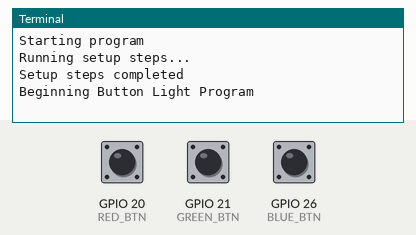
The program below on a simulated Raspberry Pi (BCM pin numbers). Shown: the last lines printed to the terminal. Inputs (shaded band) come from the test bench; at power-on: GPIO 20 (RED_BTN) HIGH, GPIO 21 (GREEN_BTN) HIGH, GPIO 26 (BLUE_BTN) HIGH.

Above: at 1.2 s.
1.3 s: GPIO 20 (RED_BTN) pulled LOW for 0.25 s
At 2.6 s:
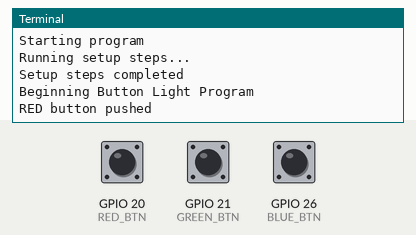
3.0 s: GPIO 21 (GREEN_BTN) pulled LOW for 0.25 s
At 4.1 s:
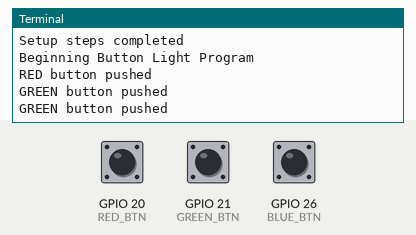
4.7 s: GPIO 26 (BLUE_BTN) pulled LOW for 0.25 s
At 5.3 s:
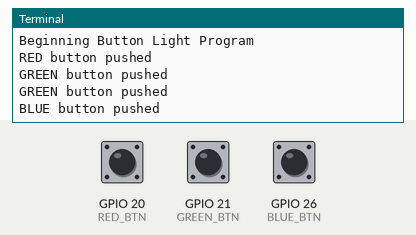

The program:

multibuttons.py
```python
import RPi.GPIO as GPIO
import time

RED_BTN = 20
BLUE_BTN = 26
GREEN_BTN = 21
RESET_BTN = 19

def setup():
	GPIO.setmode(GPIO.BCM)
	GPIO.setup(RED_BTN, GPIO.IN, pull_up_down=GPIO.PUD_UP)
	GPIO.setup(BLUE_BTN, GPIO.IN, pull_up_down=GPIO.PUD_UP)
	GPIO.setup(GREEN_BTN, GPIO.IN, pull_up_down=GPIO.PUD_UP)
	GPIO.setup(RESET_BTN, GPIO.IN, pull_up_down=GPIO.PUD_UP)

def buttonlights():
	while True:
	    input_RED = GPIO.input(RED_BTN)
	    input_BLUE = GPIO.input(BLUE_BTN)
	    input_GREEN = GPIO.input(GREEN_BTN)
	    input_RESET = GPIO.input(RESET_BTN)

	    if(input_RED == False):
	        print("RED button pushed")

	    if(input_BLUE == False):
	        print("BLUE button pushed")

	    if(input_GREEN == False):
	        print("GREEN button pushed")

	    if(input_RESET == False):
	        print("RESET button pushed")

	    time.sleep(0.2)

def main():
    print("Starting program")
    print("Running setup steps...")
    setup()
    print("Setup steps completed")
    print("Beginning Button Light Program")
    buttonlights()
    GPIO.cleanup()

main()
```

Measured:
- after the input at 1.3 s, the terminal: prints a new line after 0.10 s (image 1)
- after the input at 3.0 s, the terminal: prints a new line at once (image 2)
- after the input at 4.7 s, the terminal: prints a new line after 0.10 s (image 3)
